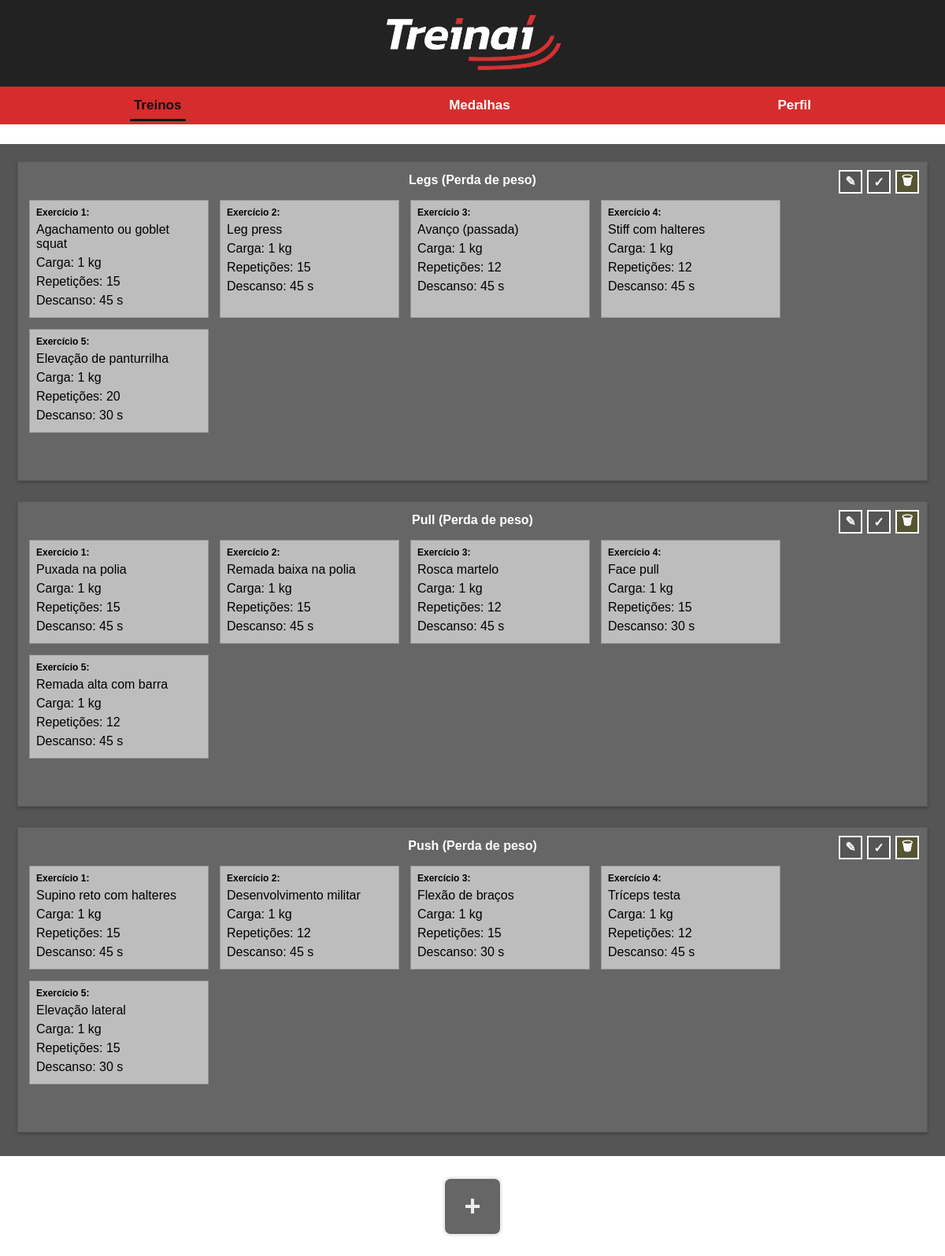
/treinos/ (signed in), run on the app's committed database.
### treinos/models.py (models this page shows, shortened)
class Treino(models.Model):
    usuario = models.ForeignKey(settings.AUTH_USER_MODEL, on_delete=models.CASCADE)
    nome = models.CharField(max_length=100)

class TreinoExercicio(models.Model):
    treino = models.ForeignKey(Treino, on_delete=models.CASCADE, related_name="itens")
    exercicio = models.ForeignKey(Exercicio, on_delete=models.CASCADE)
    carga = models.IntegerField()
    repeticoes = models.IntegerField()
    descanso = models.IntegerField()

class Exercicio(models.Model):
    nome = models.CharField(max_length=100)
    gasto_kcal_por_hora = models.FloatField(null=True, blank=True, help_text="Gasto calórico médio por hora")

### treinos/views.py (the view)
# urls.py: path("", listar_treinos_view, name="treinos"),
@login_required
def listar_treinos_view(request):
    from django.utils import timezone
    from django.db.models import Prefetch
    hoje = timezone.localdate()
    treinos = (
        Treino.objects.filter(usuario=request.user)
        .prefetch_related(
            Prefetch(
                "itens",
                queryset=TreinoExercicio.objects.select_related("exercicio"),
            )
        )
        .order_by("nome")
    )
    feitos_ids = set(
        Atividade.objects.filter(
            usuario=request.user, data__date=hoje
        ).values_list("treino_id", flat=True)
    )
    exercicios = Exercicio.objects.all().order_by("nome")
    notificacao = request.session.pop('ultima_notificacao', None)
    return render(
        request,
        "treinos/listar_treinos.html",
        {"treinos": treinos, "treinos_feitos_hoje": feitos_ids, "data_hoje": hoje, "exercicios": exercicios, "notificacao": notificacao},
    )

### templates/treinos/listar_treinos.html (shortened to what this page needs)
{% extends "base.html" %}
{% load static %}
{% block content %}
<div class="treinos-board-wrapper">
    {% if treinos %}
    <div class="treinos-board" id="treinosBoard" data-exercicios-url="{% url 'criar_treino' %}">
                {% for treino in treinos %}
                    <div class="treino-card {% if treino.id in treinos_feitos_hoje %}done{% endif %}" data-treino-id="{{ treino.id }}">
                        <h4 class="treino-title" data-edit-inline="1">{{ treino.nome }}</h4>
                        <div class="exercise-wrapper">
                            {% if treino.itens.all %}
                                {% for item in treino.itens.all %}
                                <div class="exercise-form readonly" data-exercicio-id="{{ item.exercicio.id }}" data-carga="{{ item.carga }}" data-repeticoes="{{ item.repeticoes }}" data-descanso="{{ item.descanso }}">
                                    <div style="font-size:12px; font-weight:600;">Exercício {{ forloop.counter }}:</div>
                                    <div>{{ item.exercicio.nome }}</div>
                                    <div>Carga: {{ item.carga }} kg</div>
                                    <div>Repetições: {{ item.repeticoes }}</div>
                                    <div>Descanso: {{ item.descanso }} s</div>
                                </div>
                                {% endfor %}
                            {% else %}
                                <div class="placeholder-msg">Sem exercícios ainda.</div>
                            {% endif %}
                        </div>
                        <div class="treino-actions">
                            <button type="button" class="edit-box" data-inline-edit title="Editar treino">✎</button>
                            <form method="post" action="{% url 'concluir_treino' treino.id %}" class="inline-form">
                                <button type="submit" class="finish-box {% if treino.id in treinos_feitos_hoje %}done{% endif %}" title="Marcar como concluído">✓</button>
                            </form>
                            <form method="post" action="{% url 'excluir_treino' treino.id %}" class="inline-form" onsubmit="return confirm('Tem certeza que deseja excluir este treino?');">
                                <button type="submit" class="delete-box" title="Excluir treino">🗑</button>
                            </form>
                        </div>
                    </div>
                {% endfor %}
    </div>
        <div class="new-treino-bar">
            <div class="new-treino-btn" id="btnNovoTreinoInline" data-new-inline title="Criar novo treino">+</div>
        </div>
    {% else %}
    <div class="empty-board">
        <div class="add-first" onclick="window.location.href='{% url 'criar_treino' %}'" title="Criar primeiro treino">+</div>
    </div>
    {% endif %}
</div>
{% endblock %}

### static/css/estilo.css (style rules this page uses)
body { margin: 0; font-family: Arial, sans-serif; }
.treinos-board-wrapper { margin:25px auto; max-width:1400px; }
.treinos-board { background:#555; padding:18px 18px 26px; min-height:260px; position:relative; display:flex; gap:28px; align-items:stretch; overflow-x:auto; }
.treino-card { background:#8a8a8a; width:210px; flex:0 0 auto; padding:14px 14px 50px; position:relative; border:1px solid #707070; box-shadow:0 2px 4px rgba(0,0,0,.25); display:flex; flex-direction:column; gap:10px; }
.treino-card h4 { margin:0 0 6px; font-size:15px; text-align:center; cursor:pointer; }
.exercise-form { background:#b5b5b5; padding:8px 8px 12px; display:flex; flex-direction:column; gap:6px; border:1px solid #969696; }
.finish-box { position:absolute; bottom:10px; right:10px; width:30px; height:30px; border:2px solid #fff; background:#666; cursor:pointer; display:flex; align-items:center; justify-content:center; font-weight:700; color:#fff; }
.treinos-board { padding:22px 22px 30px; min-height:300px; flex-wrap:wrap; gap:26px; align-items:flex-start; }
.treino-card { background:#666; flex:1 1 100%; padding:14px 14px 60px; display:flex; flex-direction:column; gap:14px; border:1px solid #5a5a5a; }
.treino-card h4 { flex:0 0 auto; order:0; background:transparent; padding:0 0 2px; font-size:16px; margin:0; text-align:center; border:none; color:#fff; }
.treino-card .exercise-wrapper { display:flex; flex-wrap:wrap; gap:14px; align-items:stretch; justify-content:flex-start; }
.treino-card .exercise-form { width:210px; flex:0 0 210px; }
.exercise-form { background:#bdbdbd; width:210px; flex:0 0 210px; }
.finish-box { top:10px; right:10px; bottom:auto; background:#555; }
.treino-actions { position:absolute; top:10px; right:10px; display:flex; gap:6px; }
.treino-actions .inline-form { margin:0; }
.finish-box { position:static; }
.delete-box { background:#553; border:2px solid #fff; cursor:pointer; display:flex; align-items:center; justify-content:center; font-weight:700; color:#fff; }
.edit-box { background:#555; border:2px solid #fff; display:flex; align-items:center; justify-content:center; text-decoration:none; color:#fff; font-weight:700; font-size:16px; line-height:1; }
.treino-actions .finish-box, .treino-actions .delete-box, .treino-actions .edit-box { width:30px; height:30px; font-size:16px; padding:0; box-sizing:border-box; }
.new-treino-bar { margin-top:26px; text-align:center; width:100%; }
.new-treino-btn { display:inline-flex; width:70px; height:70px; background:#666; border:3px solid #eee; align-items:center; justify-content:center; font-size:36px; font-weight:700; color:#eee; cursor:pointer; border-radius:10px; }

### data on the page
Treino: nome "Legs (Perda de peso)"
TreinoExercicio: exercicio.nome "Agachamento ou goblet squat", carga "1", repeticoes "15", descanso "45"
TreinoExercicio: exercicio.nome "Leg press", carga "1", repeticoes "15", descanso "45"
TreinoExercicio: exercicio.nome "Avanço (passada)", carga "1", repeticoes "12", descanso "45"
TreinoExercicio: exercicio.nome "Stiff com halteres", carga "1", repeticoes "12", descanso "45"
TreinoExercicio: exercicio.nome "Elevação de panturrilha", carga "1", repeticoes "20", descanso "30"
Treino: nome "Pull (Perda de peso)"
TreinoExercicio: exercicio.nome "Puxada na polia", carga "1", repeticoes "15", descanso "45"
TreinoExercicio: exercicio.nome "Remada baixa na polia", carga "1", repeticoes "15", descanso "45"
TreinoExercicio: exercicio.nome "Rosca martelo", carga "1", repeticoes "12", descanso "45"
TreinoExercicio: exercicio.nome "Face pull", carga "1", repeticoes "15", descanso "30"
TreinoExercicio: exercicio.nome "Remada alta com barra", carga "1", repeticoes "12", descanso "45"
Treino: nome "Push (Perda de peso)"
TreinoExercicio: exercicio.nome "Supino reto com halteres", carga "1", repeticoes "15", descanso "45"
TreinoExercicio: exercicio.nome "Desenvolvimento militar", carga "1", repeticoes "12", descanso "45"
TreinoExercicio: exercicio.nome "Flexão de braços", carga "1", repeticoes "15", descanso "30"
TreinoExercicio: exercicio.nome "Tríceps testa", carga "1", repeticoes "12", descanso "45"
TreinoExercicio: exercicio.nome "Elevação lateral", carga "1", repeticoes "15", descanso "30"
